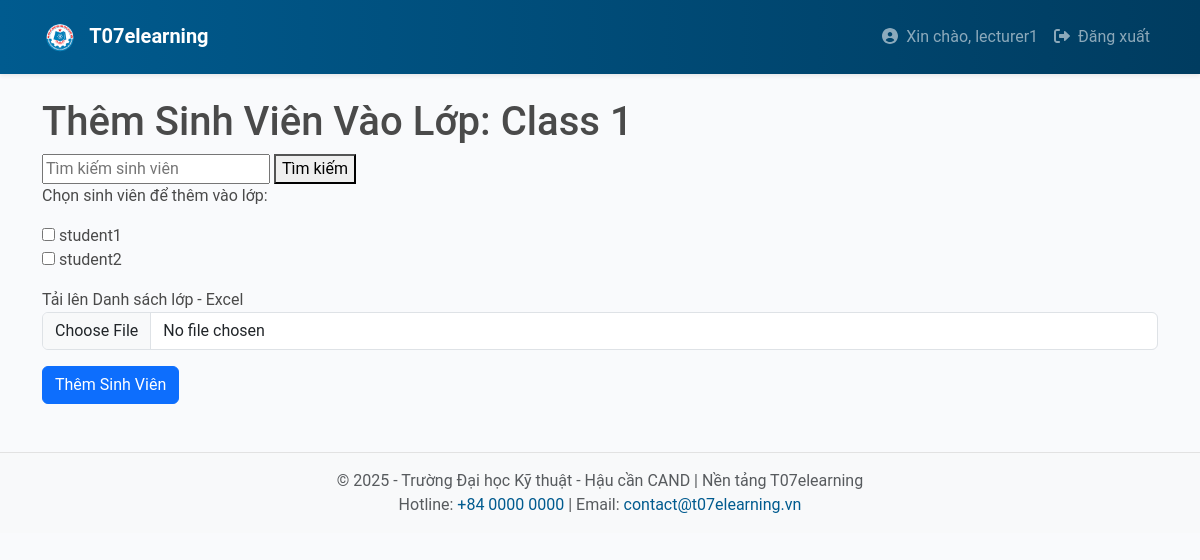
Page /lecturer/class/enroll/1 (signed in) on the earlier database version.
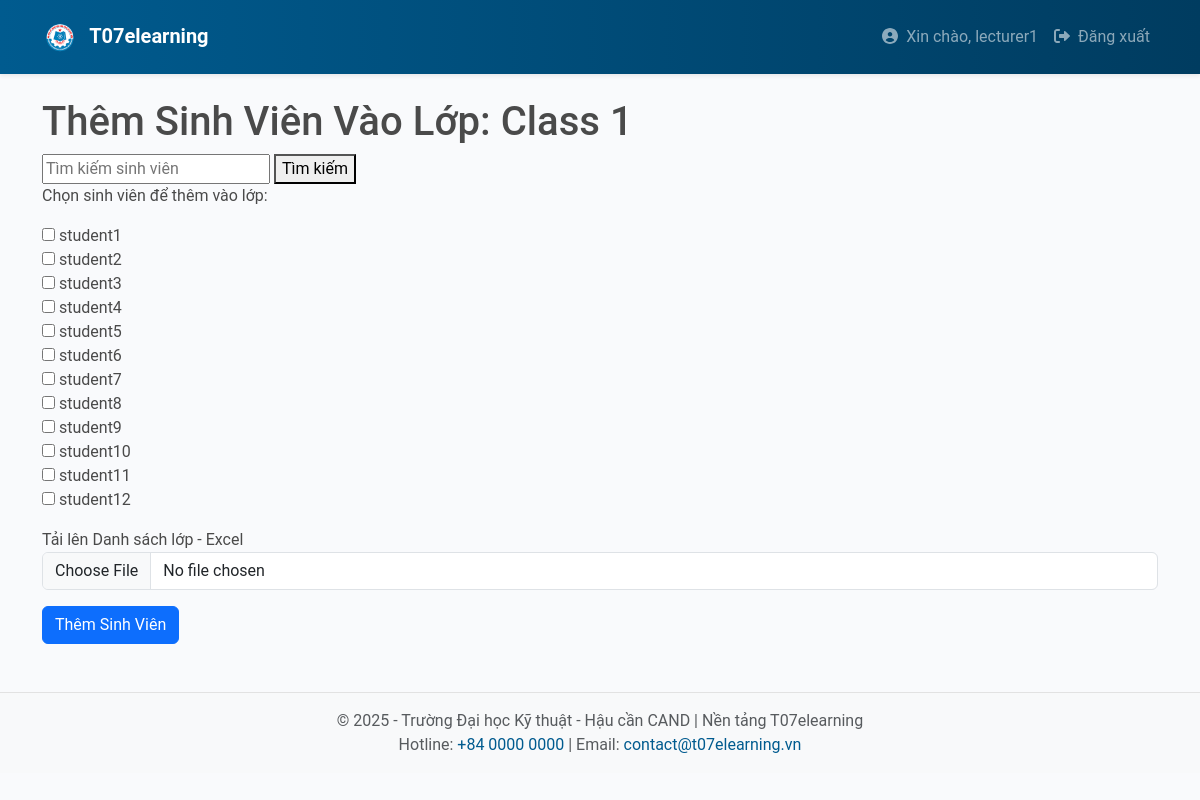
Same page on the later database version.
### app/models.py (models this page shows, shortened)
class User(UserMixin, db.Model):
    __tablename__ = 'users'
    id = db.Column(db.Integer, primary_key=True)
    username = db.Column(db.String(64), unique=True, nullable=False)
    email = db.Column(db.String(120), unique=True, nullable=False)
    password_hash = db.Column(db.String(128), nullable=False)
    registered_on = db.Column(db.DateTime, default=datetime.utcnow)
    last_seen = db.Column(db.DateTime, default=datetime.utcnow, onupdate=datetime.utcnow)
    roles = db.relationship('Role', secondary='user_roles', back_populates='users')
    courses = db.relationship('Course', backref='lecturer', lazy='dynamic')
    enrollments = db.relationship('Enrollment', backref='student', lazy='dynamic')
    submissions = db.relationship('Submission', backref='student', lazy='dynamic')
    notifications = db.relationship('Notification', backref='user', lazy='dynamic')
    def is_lecturer(self):
        return any(role.name == 'lecturer' for role in self.roles)

class Class(db.Model):
    __tablename__ = 'classes'
    id = db.Column(db.Integer, primary_key=True)
    name = db.Column(db.String(128), nullable=False)
    description = db.Column(db.Text)
    created_on = db.Column(db.DateTime, default=datetime.utcnow)
    enrollments = db.relationship('Enrollment', backref='class', lazy='dynamic')
    assignments = db.relationship('Assignment', backref='class', lazy='dynamic')

### app/lecturer/routes.py (the view, shortened to what this page needs)
@bp.route('/class/enroll/<int:class_id>', methods=['GET', 'POST'])
@login_required
def enroll_students(class_id):
    if not current_user.is_lecturer():
        flash('Bạn không có quyền truy cập trang này.')
        return redirect(url_for('main.index'))
    class_ = Class.query.get_or_404(class_id)
    search_query = request.args.get('search', '')
    students = User.query.filter(User.roles.any(name='student'), User.username.contains(search_query)).all()
    form = EnrollStudentsForm()
    return render_template('lecturer/enroll_students.html', class_=class_, students=students, form=form)

### app/lecturer/forms.py
class EnrollStudentsForm(FlaskForm):
    excel_file = FileField('Tải lên Danh sách lớp - Excel', validators=[DataRequired()])
    submit = SubmitField('Thêm Sinh Viên')

### app/templates/lecturer/enroll_students.html (shortened to what this page needs)
{% extends "base.html" %}
{% block content %}
<h1>Thêm Sinh Viên Vào Lớp: {{ class_.name }}</h1>
<form method="GET" action="{{ url_for('lecturer.enroll_students', class_id=class_.id) }}">
    <input type="text" name="search" placeholder="Tìm kiếm sinh viên" value="{{ request.args.get('search', '') }}">
    <button type="submit">Tìm kiếm</button>
</form>
<form method="POST" enctype="multipart/form-data">
    <p>Chọn sinh viên để thêm vào lớp:</p>
    {% for student in students %}
        <div>
            <input type="checkbox" name="students" value="{{ student.id }}" id="student-{{ student.id }}">
            <label for="student-{{ student.id }}">{{ student.username }}</label>
        </div>
    {% endfor %}
    <div class="form-group mt-3">
        {{ form.excel_file.label }} {{ form.excel_file(class="form-control") }}
    </div>
    <div class="form-group mt-3">
        {{ form.submit(class="btn btn-primary") }}
    </div>
</form>
{% endblock %}

### app/templates/base.html (shortened to what this page needs)
<!DOCTYPE html>
<html lang="vi">
<head>
  <link rel="stylesheet" href="https://cdn.jsdelivr.net/npm/bootstrap@5.3.0/dist/css/bootstrap.min.css">
  <link rel="stylesheet" href="{{ url_for('static', filename='css/main.css') }}">
</head>
<body>
  <nav class="navbar navbar-expand-lg navbar-dark bg-t07 py-3 shadow-sm">
    <div class="container">
      <a class="navbar-brand fw-bold" href="{{ url_for('main.index') }}">
        <img src="{{ url_for('static', filename='images/logo.png') }}" alt="T07 Logo" height="30" class="me-2">
        T07elearning
      </a>
      <div class="collapse navbar-collapse" id="mainNav">
        <ul class="navbar-nav ms-auto">
          {% if current_user.is_authenticated %}
            <li class="nav-item">
              <a class="nav-link" href="#">
                <i class="fas fa-user-circle me-1"></i> Xin chào, {{ current_user.username }}
              </a>
            </li>
            <li class="nav-item">
              <a class="nav-link" href="{{ url_for('auth.logout') }}">
                <i class="fas fa-sign-out-alt me-1"></i> Đăng xuất
              </a>
            </li>
          {% endif %}
        </ul>
      </div>
    </div>
  </nav>
  <div class="container my-4">
    {% block content %}
    {% endblock %}
  </div>
  <footer class="bg-light py-3 footer-t07 mt-5">
    <div class="container text-center text-muted">
      <p class="mb-0">&copy; 2025 - Trường Đại học Kỹ thuật - Hậu cần CAND | Nền tảng T07elearning</p>
      <p class="mb-0">Hotline: <a href="tel:+8400000000">+84 0000 0000</a> | Email: <a href="mailto:contact@t07elearning.vn">contact@t07elearning.vn</a></p>
    </div>
  </footer>
</body>
</html>

### app/static/css/main.css (style rules this page uses)
* { box-sizing: border-box; }
body { font-family: "Roboto", sans-serif; background-color: #f9fafc; color: #4a4a4a; }
.bg-t07 { background: linear-gradient(90deg, #005b8f 0%, #003c60 100%); }
.footer-t07 { border-top: 1px solid #e2e2e2; }
.footer-t07 a { color: #005b8f; text-decoration: none; }

Differences in the rows shown:
added User: username "student3"
added User: username "student4"
added User: username "student5"
added User: username "student6"
added User: username "student7"
added User: username "student8"
added User: username "student9"
added User: username "student10"
added User: username "student11"
added User: username "student12"
